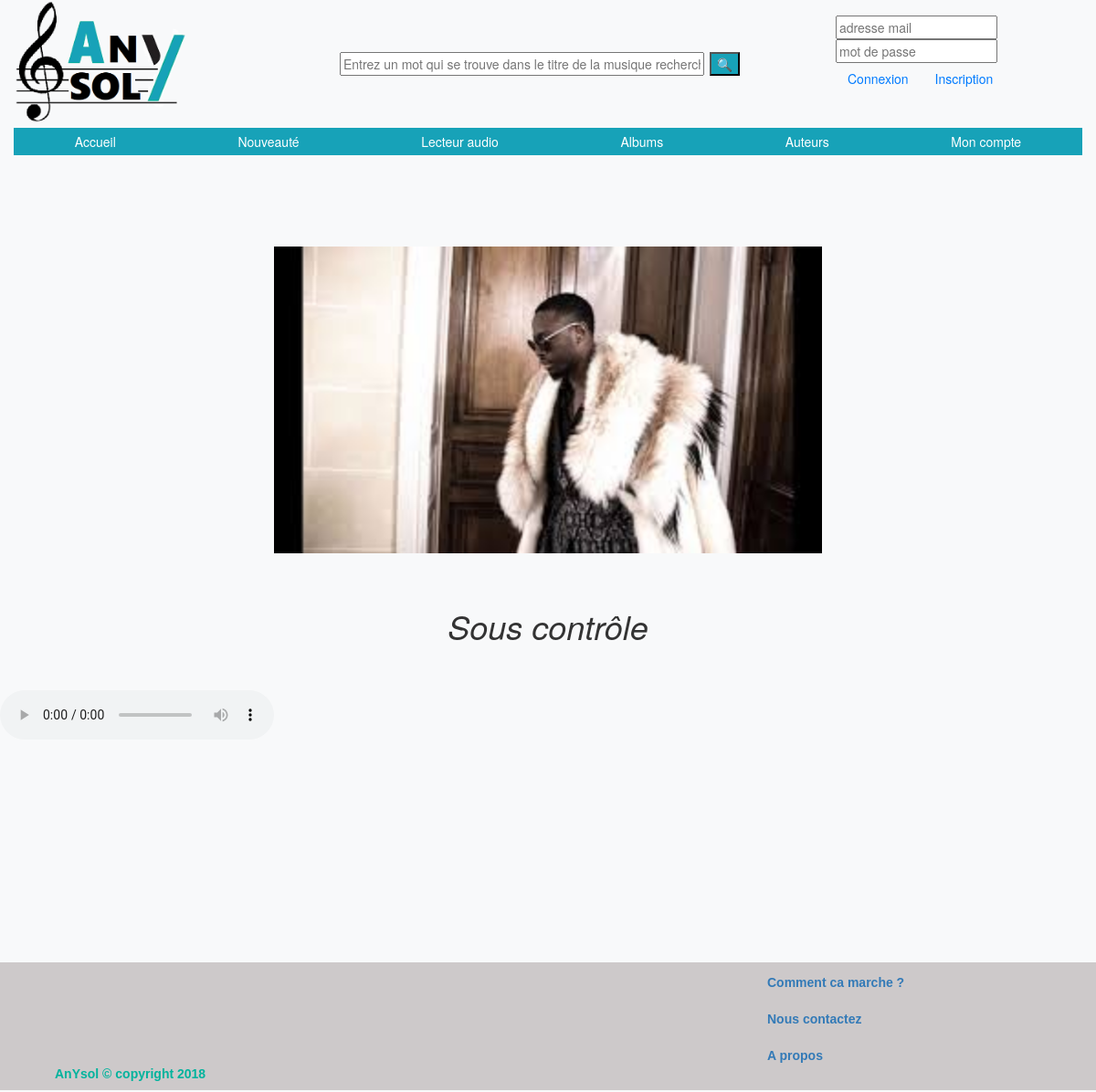
The page /pagecoute.php?musiqueID=4 on the database as committed earlier.
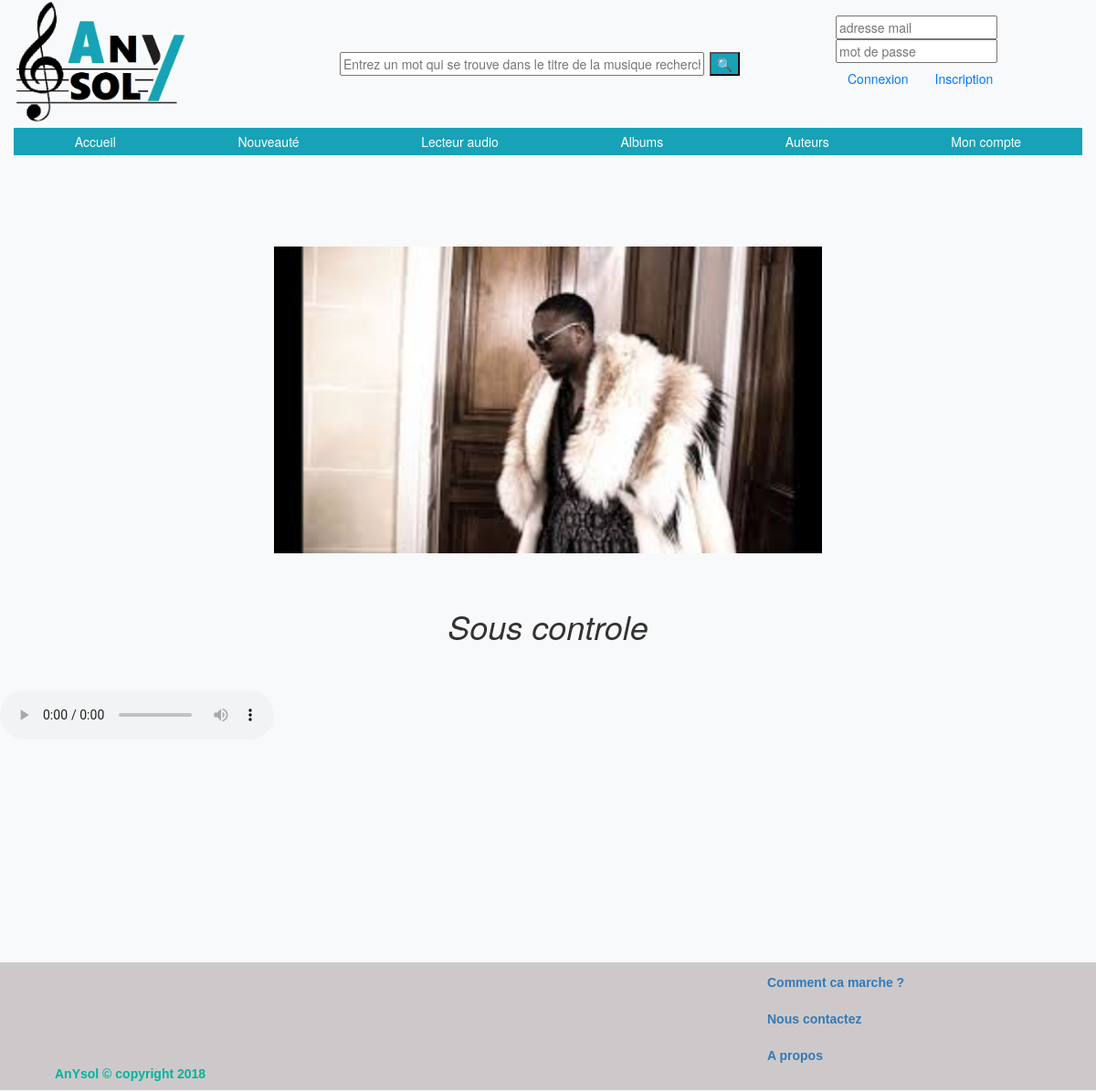
The same page on the database as committed later.
### tables this page shows
CREATE TABLE Musique(
        MusiqueID       int (11) Auto_increment  NOT NULL ,
        MusiqueNom      Varchar (25) NOT NULL,
        MusiqueImage    varchar (250),
        MusiqueYearOut  VARCHAR(4) NOT NULL,
        MusiqueChemin varchar (250),
        PRIMARY KEY (MusiqueID )
);

### inc/fonction.inc.php (called while the page is built, shortened)
<?php
function executeRequete($req){
    $mysqli = new mysqli("localhost", "root", "", "anysol");
    $resultat = $mysqli->query($req);
    return $resultat;
}
?>

### pagecoute.php (the view, shortened to what this page needs)
<?php
include ("inc/header.inc.php");
if(isset($_GET['musiqueID'])){
    $musiqueID = $_GET['musiqueID'];
    $requete_musique = executeRequete("SELECT * FROM musique WHERE MusiqueID = " . $musiqueID);
    $liste_musique = $requete_musique -> fetch_assoc();
    echo '
    <div class="pochette">
        <img src="'.$liste_musique['MusiqueImage'].'" alt="'.$liste_musique['MusiqueNom'].'" class="img">
    </div>
    <br>
    <br>
    <h1>'.$liste_musique['MusiqueNom'].'</h1>
    <br>
    <br>
    <audio  controls>
        <source src="'.$liste_musique['MusiqueChemin'].'" type="audio/mpeg">
    </audio>
    <br><br><br><br><br><br><br><br><br><br>
    ';
}
?>
<?php
include ("inc/footer.inc.php");
?>

### inc/header.inc.php (shortened to what this page needs)
<?php
echo "<!DOCTYPE html>
<html>
  <head>
    <meta charset=\"utf-8\">
    <title>AnYsol</title>
    <link rel=\"stylesheet\" href=\"inc/css/bootstrap.css\">
    <link rel=\"stylesheet\" href=\"inc/css/footer.css\">
    <link rel=\"stylesheet\" type=\"text/css\" href=\"inc/css/global.css\">
    <meta name=\"viewport\" content=\"width=device-width, initial-scale=1, shrink-to-fit=no\">
      <meta name=\"viewport\" content=\"width=device-width, initial-scale=1\">
    <link rel=\"stylesheet\" href=\"https://maxcdn.bootstrapcdn.com/bootstrap/3.3.7/css/bootstrap.min.css\">
    <link rel=\"stylesheet\" href=\"https://cdnjs.cloudflare.com/ajax/libs/font-awesome/4.7.0/css/font-awesome.min.css\">
      <script src=\"https://ajax.googleapis.com/ajax/libs/jquery/3.2.1/jquery.min.js\"></script>
      <script src=\"https://maxcdn.bootstrapcdn.com/bootstrap/3.3.7/js/bootstrap.min.js\"></script>
  </head>
  <body class=\"bg-light\">
    <header>
      <div class=\"container-fluid bg-light\">
        <div class=\"row align-items-center\">
          <div class=\"col-3\">
            <img class=\"logo\" src=\"inc/img/logo.png\" alt=\"Logo anysol\">
          </div>
          ";
if(isset($_POST['rechercher'])) {
    $recherche = $_POST['recherche'];
}
else{
    $recherche = '';
}
echo "
          <div class=\"col-6\">
          <form method=\"post\" action=\"recherche.php\">
            <input type=\"text\" class=\"cherche\" name=\"recherche\" placeholder='Entrez un mot qui se trouve dans le titre de la musique recherchée' value='".$recherche."' required='required'>
            <input class=\"boutoncherche bg-info\" type=\"submit\" name='rechercher' value=\"&#128269;\" />
           </form>
          </div>
          <div class=\"col-3\">
             <div class=\"break\"></div>
             <div class=\"btn-group\" role=\"group\" aria-label=\"Basic example\">
					";
if(!isset($_SESSION['UserID'])){
    echo "
						<form method=\"POST\" action=\"connexion.php\">
						<input type=\"email\" name=\"UserMail\" placeholder=\"adresse mail\"/>
						<input type=\"password\" name=\"UserPassword\" placeholder=\"mot de passe\"/><br>
						<input type=\"submit\" class=\"btn btn-outline-primary\" value=\"Connexion\" name='connexion'/>
            <a href=\"inscription.php\" class=\"insc btn btn-outline-primary\">Inscription</a>
                        </form><br>";
}
echo "        </div>
            </div>
           </div>
        <div class=\"row\">
            <div class=\"col-md-12\">
              <nav class=\"nav nav-fill\">
              <a class=\"nav-item nav-link bg-info text-white\" href=\"index.php\">Accueil</a>
              <a class=\"nav-item nav-link bg-info text-white\" href=\"nouveaute.php\">Nouveaut&eacute;</a>
              <a class=\"nav-item nav-link bg-info text-white\" href=\"pagecoute.php\">Lecteur audio</a>
              <a class=\"nav-item nav-link bg-info text-white\" href=\"#\">Albums</a>
              <a class=\"nav-item nav-link bg-info text-white\" href=\"#\">Auteurs</a>
              <a class=\"nav-item nav-link bg-info text-white\" href=\"compte.php\">Mon compte</a>
              </nav>
            </div>
        </div>
        </div>
    </header><br><br>";
?>

### inc/footer.inc.php
<?php
echo "<footer class=\"footer\">
<div class=\"droite\">
  <a href=\"#\">Comment ca marche ? </a><br><br>
  <a href=\"#\">Nous contactez</a><br><br>
  <a href=\"#\">A propos</a>
</div>
<div class=\"gauche\">
  <p>AnYsol © copyright ".date("Y")."</p>
</div>
</div>
</footer>
</body>
</html>
";
?>

### inc/CSS/footer.css (style rules this page uses)
footer { font-family: 'ABeeZee', sans-serif; position: relative; bottom: 0; left: 0; right: 0; background-color: #f5f5f5; font-weight: bold; color: #01b39d }
.droite { margin-left: 80%; margin-top: 1%; }
.gauche { float: left; margin-left: 5%; }
a { color: #01b39d; text-decoration: none; }

### inc/CSS/global.css (style rules this page uses)
body { font-family: 'ABeeZee', sans-serif; position: relative; background-size: 100%; }
.logo { width: 70%; }
a { color: black; text-decoration: none; }
.navbar_navbar-default_navbar-fixed-top, .container-fluid, .navbar-header { background-color:#01C69D; width:100%; height:5%; }
.gauche { float: left; margin-left: 5%; }
.droite { float: right; margin-right: 5%; }
.img { width: 50%; height: 40%; margin-left: 25%; }
.pochette { margin-top: 5%; }
h1 { font-style: italic; text-align: center; font-size: 300%; }
.insc { text-decoration: none; }
.cherche { margin-left: 10%; float: left; width: 70%; margin-right: 1%; }
.boutoncherche { float: left; display: block; margin-right: 10%; }
.footer { background-color: #cdc9ca; font-weight: bold; color: #01b39d; margin-top: 5%; height: 10em; }
.droite { float: right; width: 20%; margin-right: 10%; margin-top: 1%; }

Rows that differ between the two databases and show on the page:
changed musique: MusiqueNom "Sous contrôle" → "Sous controle"
